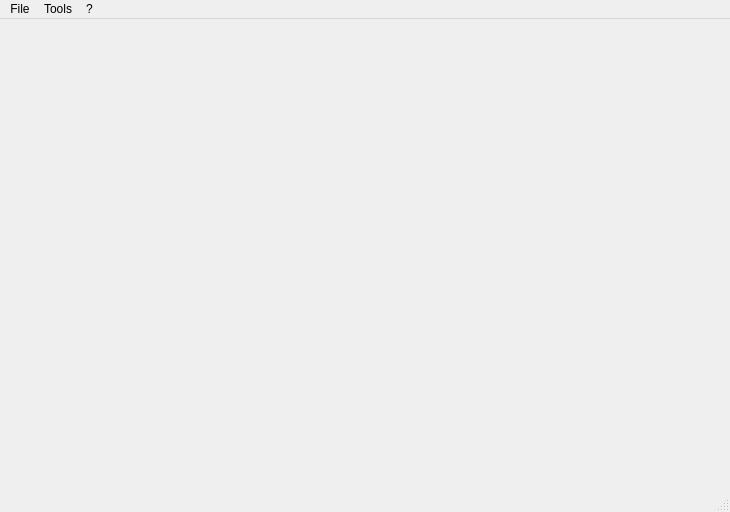
<?xml version="1.0" encoding="UTF-8"?>
<ui version="4.0">
 <class>MainWindow</class>
 <widget class="QMainWindow" name="MainWindow">
  <property name="geometry">
   <rect>
    <x>0</x>
    <y>0</y>
    <width>730</width>
    <height>512</height>
   </rect>
  </property>
  <property name="windowTitle">
   <string>MainWindow</string>
  </property>
  <widget class="QWidget" name="centralwidget"/>
  <widget class="QMenuBar" name="menubar">
   <property name="geometry">
    <rect>
     <x>0</x>
     <y>0</y>
     <width>730</width>
     <height>18</height>
    </rect>
   </property>
   <widget class="QMenu" name="menuFile">
    <property name="title">
     <string>File</string>
    </property>
   </widget>
   <widget class="QMenu" name="menuTools">
    <property name="title">
     <string>Tools</string>
    </property>
    <addaction name="actionAtlas"/>
    <addaction name="actionMapping"/>
   </widget>
   <widget class="QMenu" name="menuAbout">
    <property name="title">
     <string>?</string>
    </property>
    <addaction name="actionAbout"/>
   </widget>
   <addaction name="menuFile"/>
   <addaction name="menuTools"/>
   <addaction name="menuAbout"/>
  </widget>
  <widget class="QStatusBar" name="statusbar"/>
  <action name="actionAbout">
   <property name="text">
    <string>About</string>
   </property>
  </action>
  <action name="actionAtlas">
   <property name="text">
    <string>Atlas</string>
   </property>
  </action>
  <action name="actionMapping">
   <property name="text">
    <string>Mapping</string>
   </property>
  </action>
 </widget>
 <resources/>
 <connections/>
</ui>
